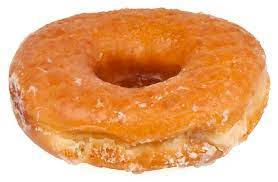
#> input picture index.jpg, 278 x 182 px
$ python converter.py
#> lines starting #> are read from the running program, lines starting #| are printed output that depends on the picture
import PIL.Image
import math
import os.path

# --------------initial variables and setup---------------

x = 0

print("Enter a valid path:")
path = input(str())
#> the answer given: index.jpg

try:
    img = PIL.Image.open(path)
#> img is the input picture: PIL image 278x182 RGB; mean R, G, B 230.5, 168.7, 118.6
except:
    print("invalid path")

print("Enter file name")
file_name = input(str())
#> the answer given: index.jpg


if (not file_name):
    file_name = 'img'


# -----------image manipulation--------------


ascii = ('$@B%8&WM#*oahkbdpqwmZO0QLCJUYXzcvunxrjft/\|'
         '()1{}[]?-_+~<>i!lI;:,"^`\'.            ')
width, height = img.size
#> width = 278; height = 182
aspect_ratio = height/width
#> aspect_ratio = 0.655
new_w = 100
new_h = int(new_w*aspect_ratio*0.5)
#> new_h = 32
img = img.resize((new_w, new_h))
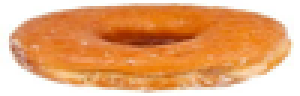
#> img: PIL image 100x32 RGB (shown 3 times larger); mean R, G, B 230.5, 168.6, 118.5
img = img.convert("L")
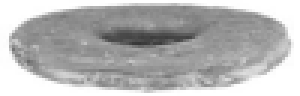
#> img: PIL image 100x32 L (shown 3 times larger); min 54, max 255, mean 181.4
pixels = img.getdata()

ascii_img = ''

for pixel in pixels:
    ascii_img += str(ascii[math.floor(pixel/256*len(ascii))])
#> this loop made 3200 passes
#> (pixel, ascii_img) on passes 1 to 3: (255, ' '), (255, '  '), (255, '   ')

txt_img = ''
for i in range(0, len(ascii_img), new_w):
    txt_img += str(ascii_img[i:i+new_w])
    txt_img += '\n'
#> this loop made 32 passes
#> i on passes 2 to 13: 100, 200, 300, 400, 500, 600, 700, 800, 900, 1000, 1100, 1200

# ----------text file creation---------------

if (os.path.exists(f'{file_name}.txt')):
    x = 1
    while (os.path.exists(f'{file_name}({x}).txt')):
        x += 1

if x == 0:
    with open(f'{file_name}.txt', 'w') as f:
        f.write(txt_img)
else:
    with open(f'{file_name}({x}).txt', 'w') as f:
        f.write(txt_img)
input("press any key to exit")
